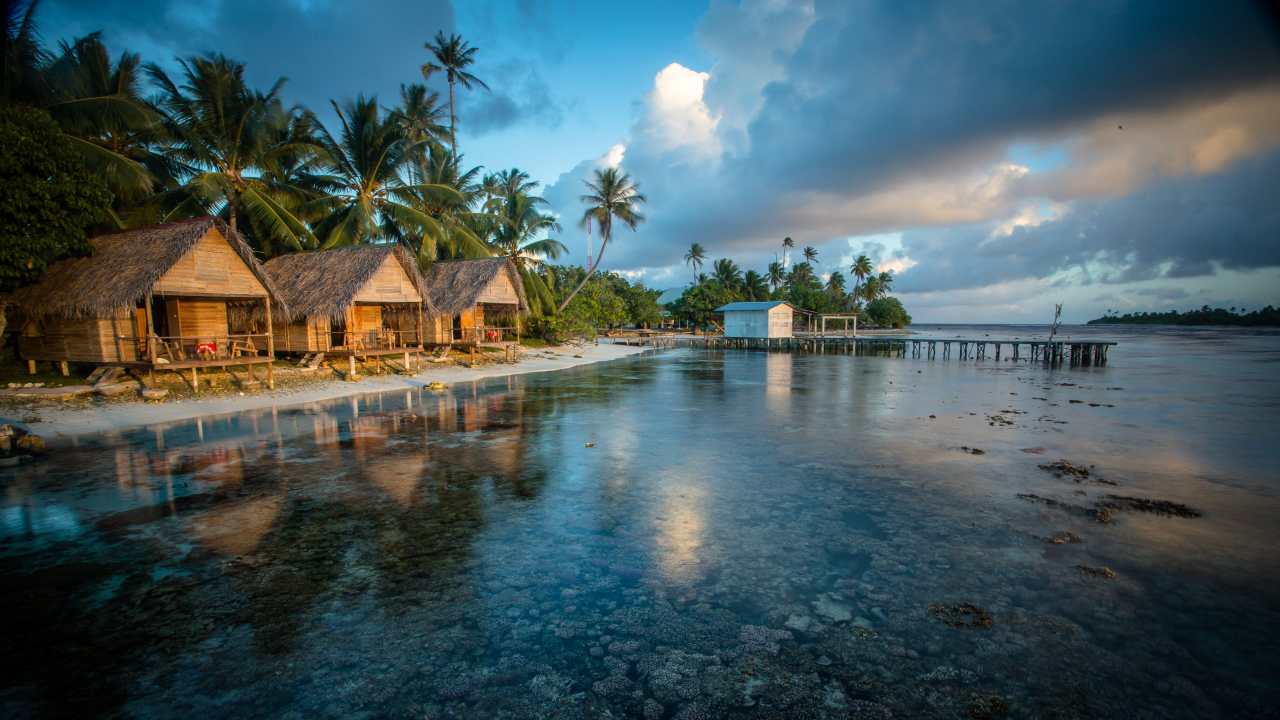
#> input picture Sketchify/beach.jpg, 3840 x 2160 px (shown at 1/3 size)
$ python sketch.py
#> lines starting #> are read from the running program, lines starting #| are printed output that depends on the picture
import cv2
import os

# Configuration
image_path = "beach.jpg"
max_width, max_height = 800, 600
sketch_intensity = 220.0  # Adjustable sketch intensity (higher = darker sketch)

# Load image
image = cv2.imread(image_path)
#> image is the input picture: shape (2160, 3840, 3); mean B, G, R 94, 89.9, 70.5

if image is None:
    print(f"Error: Unable to load image '{image_path}'")
    print("Please ensure the image file exists in the current directory.")
    exit()

# Extract image name for window titles
image_name = os.path.splitext(os.path.basename(image_path))[0]

# Resize image while maintaining aspect ratio
h, w = image.shape[:2]
#> h = 2160; w = 3840
aspect_ratio = w / h
#> aspect_ratio = 1.78

if w > max_width or h > max_height:
    if w > h:
        new_w = max_width
        new_h = int(new_w / aspect_ratio)
#> new_h = 450
    else:
        new_h = max_height
        new_w = int(new_h * aspect_ratio)
else:
    new_w, new_h = w, h

image_resized = cv2.resize(image, (new_w, new_h))
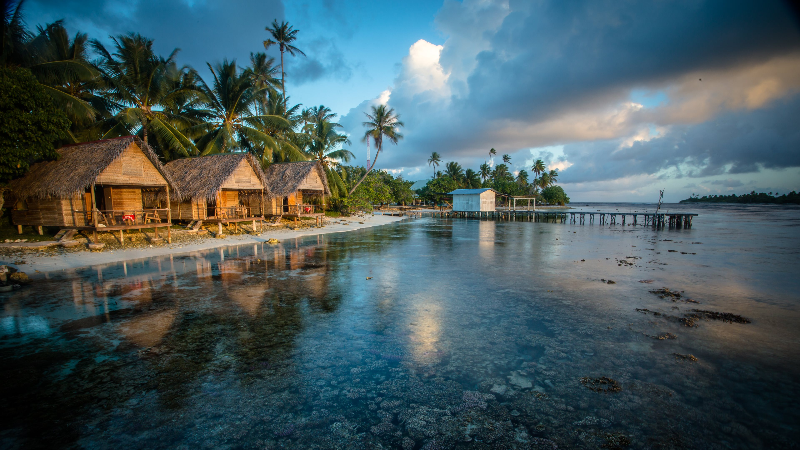
#> image_resized: shape (450, 800, 3); mean B, G, R 93.9, 89.8, 70.4

# Display original image
cv2.namedWindow(image_name, cv2.WINDOW_AUTOSIZE)
cv2.imshow(image_name, image_resized)
cv2.waitKey(0)

# Step 1: Convert to grayscale
gray_image = cv2.cvtColor(image_resized, cv2.COLOR_BGR2GRAY)
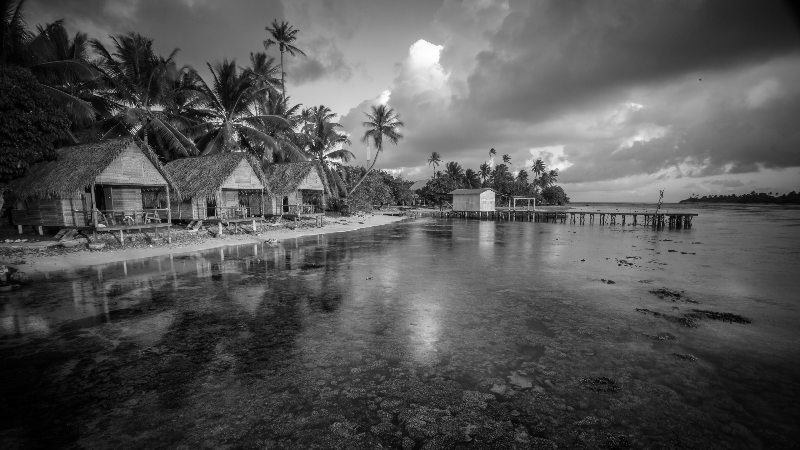
#> gray_image: shape (450, 800); min 0, max 254, mean 84.5
cv2.namedWindow(f"{image_name} - Grayscale", cv2.WINDOW_AUTOSIZE)
cv2.imshow(f"{image_name} - Grayscale", gray_image)
cv2.waitKey(0)

# Step 2: Invert grayscale image
inverted_image = 255 - gray_image
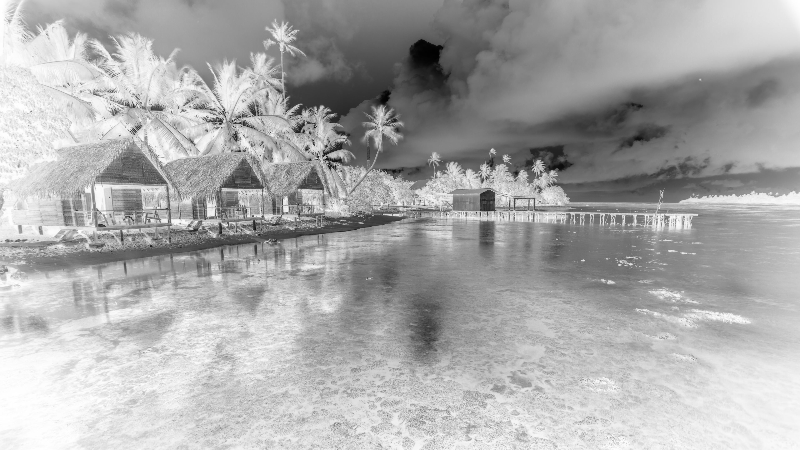
#> inverted_image: shape (450, 800); min 1, max 255, mean 170.5
cv2.namedWindow(f"{image_name} - Inverted", cv2.WINDOW_AUTOSIZE)
cv2.imshow(f"{image_name} - Inverted", inverted_image)
cv2.waitKey(0)

# Step 3: Apply Gaussian blur and create pencil sketch
blurred = cv2.GaussianBlur(inverted_image, (21, 21), 0)
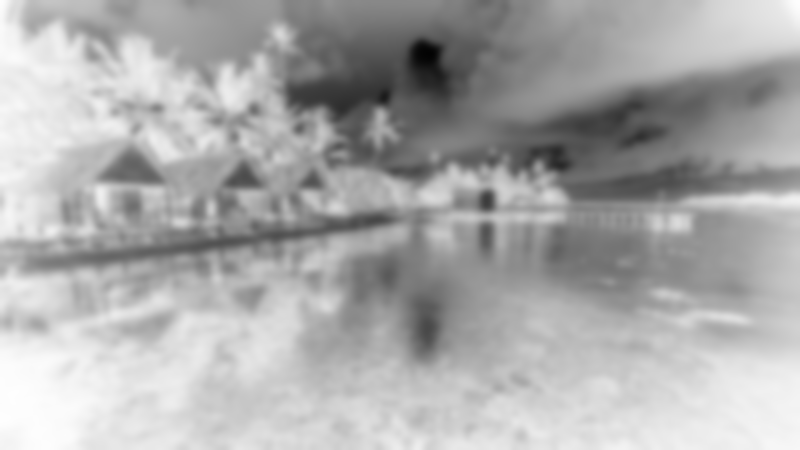
#> blurred: shape (450, 800); min 3, max 254, mean 170.5
inverted_blurred = 255 - blurred
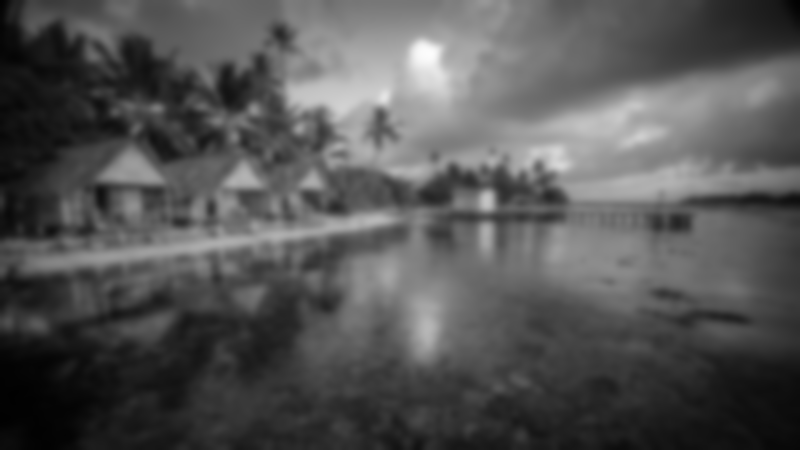
#> inverted_blurred: shape (450, 800); min 1, max 252, mean 84.5
pencil_sketch = cv2.divide(gray_image, inverted_blurred, scale=sketch_intensity)
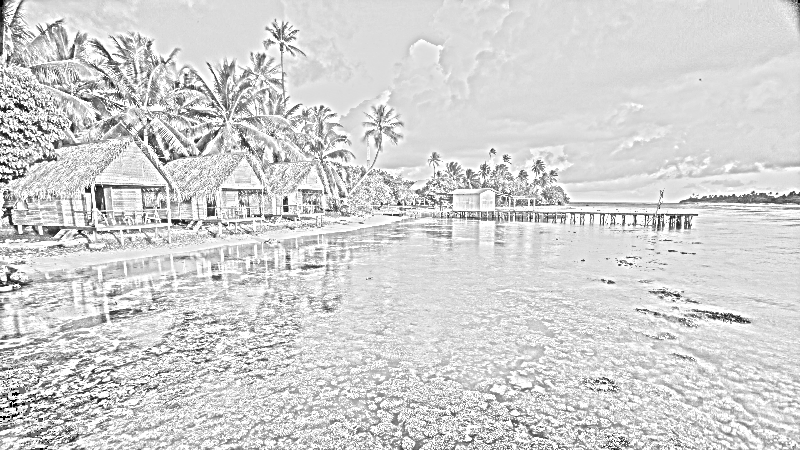
#> pencil_sketch: shape (450, 800); min 0, max 255, mean 210.3

# Display final pencil sketch
cv2.namedWindow(f"{image_name} - Pencil Sketch", cv2.WINDOW_AUTOSIZE)
cv2.imshow(f"{image_name} - Pencil Sketch", pencil_sketch)
cv2.waitKey(0)

cv2.destroyAllWindows()

print(f"Sketch conversion completed successfully for '{image_name}'!")
